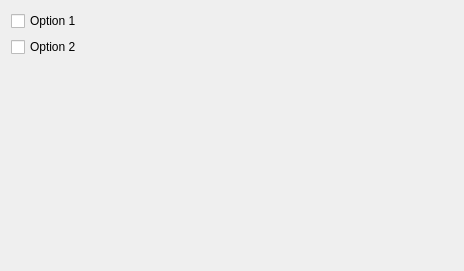
<?xml version="1.0" encoding="UTF-8"?>
<ui version="4.0">
 <class>Dlg</class>
 <widget class="QWidget" name="Dlg">
  <property name="geometry">
   <rect>
    <x>0</x>
    <y>0</y>
    <width>464</width>
    <height>271</height>
   </rect>
  </property>
  <property name="windowTitle">
   <string>MyPlugin - Example Launchy Plugin</string>
  </property>
  <layout class="QVBoxLayout" name="verticalLayout">
   <item>
    <widget class="QCheckBox" name="chkOption1">
     <property name="text">
      <string>Option 1</string>
     </property>
    </widget>
   </item>
   <item>
    <widget class="QCheckBox" name="chkOption2">
     <property name="text">
      <string>Option 2</string>
     </property>
    </widget>
   </item>
   <item>
    <spacer name="verticalSpacer">
     <property name="orientation">
      <enum>Qt::Vertical</enum>
     </property>
     <property name="sizeHint" stdset="0">
      <size>
       <width>20</width>
       <height>40</height>
      </size>
     </property>
    </spacer>
   </item>
  </layout>
 </widget>
 <resources/>
 <connections/>
</ui>
